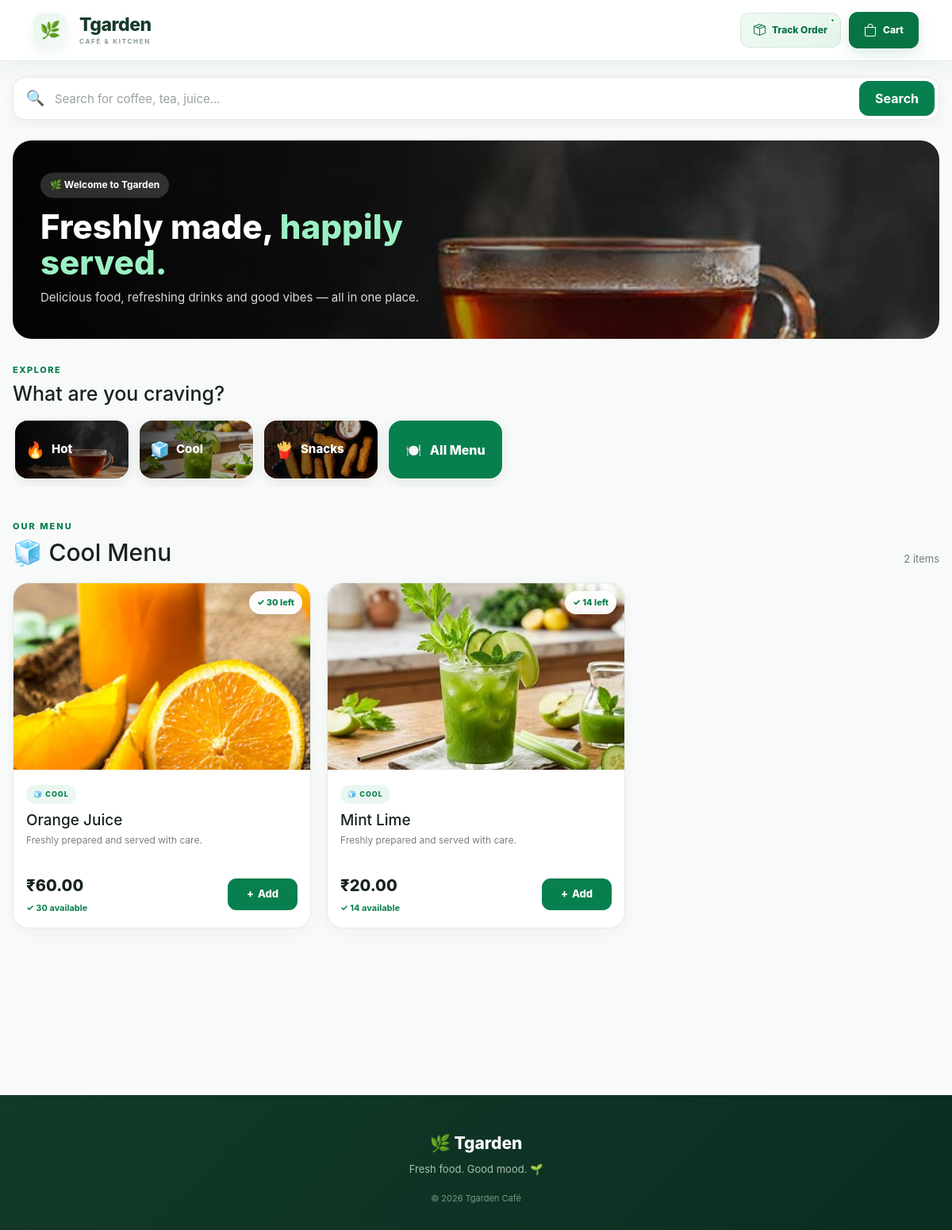
The page /?category=COOL on the database as committed earlier.
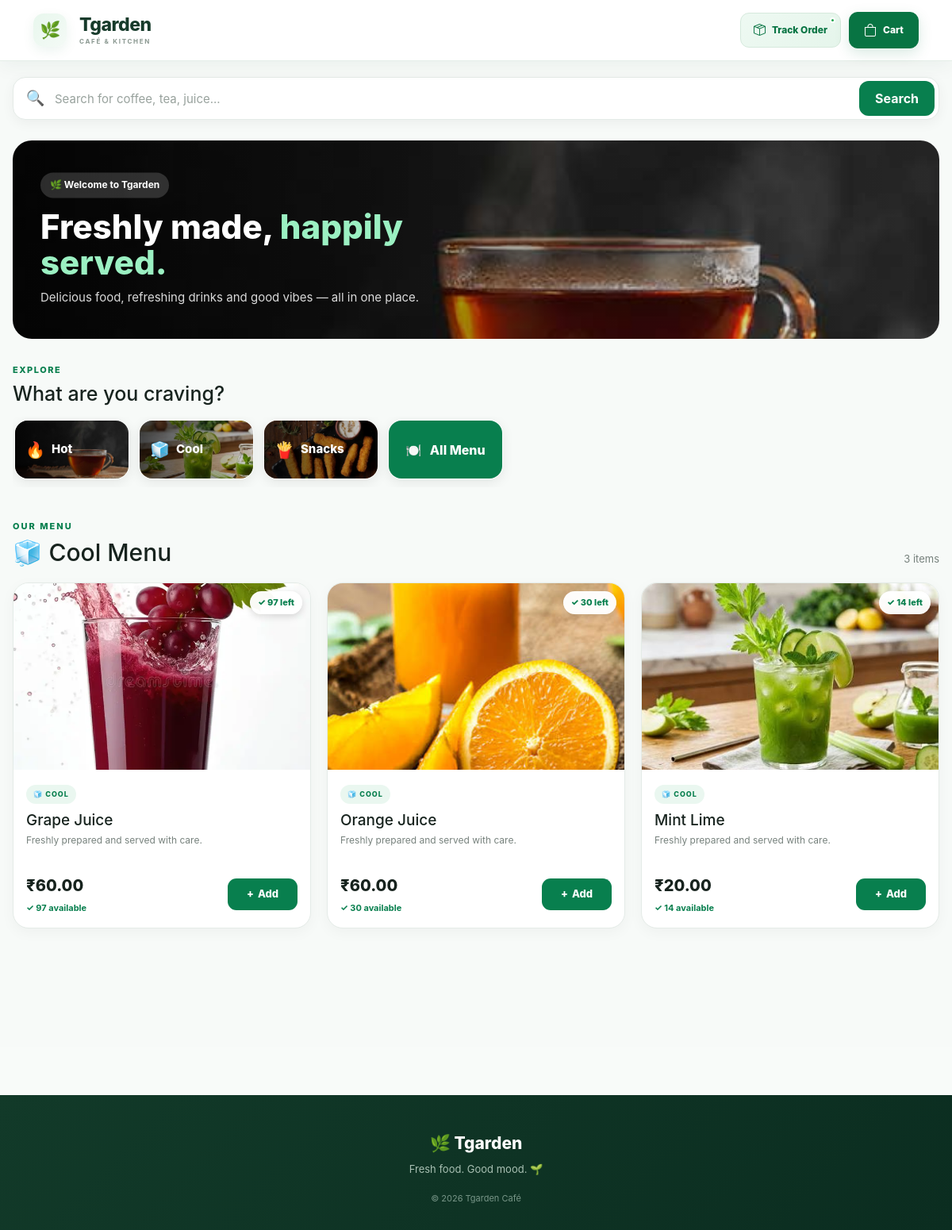
The same page on the database as committed later.
### cafe/models.py (models this page shows, shortened)
class Product(models.Model):
    CATEGORY_CHOICES = [
        ("HOT", "Hot"),
        ("COOL", "Cool"),
        ("SNACKS", "Snacks"),
    ]
    name = models.CharField(
        max_length=200
    )
    description = models.TextField(
        blank=True
    )
    price = models.DecimalField(
        max_digits=10,
        decimal_places=2
    )
    image = models.ImageField(
        upload_to="products/",
        blank=True,
        null=True
    )
    category = models.CharField(
        max_length=20,
        choices=CATEGORY_CHOICES,
        default="SNACKS"
    )
    is_available = models.BooleanField(
        default=True
    )
    created_at = models.DateTimeField(
        auto_now_add=True
    )
    stock = models.PositiveIntegerField(
        default=0,
        verbose_name="Available Quantity"
    )
    class Meta:
        ordering = ["-created_at"]

### cafe/views.py (the view)
@ensure_csrf_cookie
def home(request):
    search_query = request.GET.get(
        "q",
        ""
    ).strip()
    category = request.GET.get(
        "category",
        ""
    ).upper()
    products = Product.objects.filter(
        is_available=True
    )
    if search_query:
        products = products.filter(
            Q(name__icontains=search_query) |
            Q(description__icontains=search_query)
        )
    if category in [
        "HOT",
        "COOL",
        "SNACKS"
    ]:
        products = products.filter(
            category=category
        )
    cart = request.session.get(
        "cart",
        {}
    )
    cart_count = sum(
        int(quantity)
        for quantity in cart.values()
    )
    return render(
        request,
        "cafe/home.html",
        {
            "products": products,
            "cart_count": cart_count,
            "search_query": search_query,
            "selected_category": category,
        }
    )

### cafe/templates/cafe/home.html (shortened to what the changed rows need)
{% extends "cafe/base.html" %}
{% load static %}
{% block content %}
<div class="tg-page">
    <section>
        <div class="tg-container">
            <div class="tg-hero">
                <div class="tg-hero-content">
                    <h1>
                        Freshly made,
                        <span>happily served.</span>
                    </h1>
                </div>
            </div>
        </div>
    </section>
    <section class="tg-category-section">
        <div class="tg-container">
            <div class="tg-section-title">
                <h2>
                    What are you craving?
                </h2>
            </div>
        </div>
    </section>
    <section
        class="tg-menu"
        id="menu"
    >
        <div class="tg-container">
            <div class="tg-menu-header">
                <div>
                    <span class="tg-menu-label">
                    </span>
                    {% if search_query %}
                        <h2>
                            Results for "{{ search_query }}"
                        </h2>
                    {% elif selected_category == "HOT" %}
                        <h2>
                            🔥 Hot Menu
                        </h2>
                    {% elif selected_category == "COOL" %}
                        <h2>
                            🧊 Cool Menu
                        </h2>
                    {% elif selected_category == "SNACKS" %}
                        <h2>
                            🍟 Snacks Menu
                        </h2>
                    {% else %}
                        <h2>
                            All favourites
                        </h2>
                    {% endif %}
                </div>
                <span class="tg-product-count">
                    {{ products|length }} items
                </span>
            </div>
            <div class="tg-product-grid">
                {% for product in products %}
                <article
                    class="tg-product-card"
                    data-product-id="{{ product.id }}"
                    data-stock="{{ product.stock }}"
                >
                    <div class="tg-product-image">
                        {% if product.image %}
                            <img
                                src="{{ product.image.url }}"
                                alt="{{ product.name }}"
                                loading="lazy"
                            >
                        {% else %}
                            <div class="tg-no-image">
                                🌿
                            </div>
                        {% endif %}
                        {% if product.stock > 0 %}
                            {% if product.stock <= 3 %}
                                <span class="tg-stock-badge low">
                                    🔥 {{ product.stock }} left
                                </span>
                            {% else %}
                                <span class="tg-stock-badge">
                                    ✓ {{ product.stock }} left
                                </span>
                            {% endif %}
                        {% else %}
                            <span class="tg-stock-badge sold">
                                Sold Out
                            </span>
                        {% endif %}
                    </div>
                    <div class="tg-product-body">
                        <span class="tg-product-category">
                            {% if product.category == "HOT" %}
                                🔥 HOT
                            {% elif product.category == "COOL" %}
                                🧊 COOL
                            {% else %}
                                🍟 SNACKS
                            {% endif %}
                        </span>
                        <h3 class="tg-product-name">
                            {{ product.name }}
                        </h3>
                        <p class="tg-product-description">
                            {% if product.description %}
                                {{ product.description }}
                            {% else %}
                                Freshly prepared and served with care.
                            {% endif %}
                        </p>
                        <div class="tg-product-footer">
                            <div>
                                <strong class="tg-price">
                                    ₹{{ product.price }}
                                </strong>
                                {% if product.stock > 0 %}
                                    {% if product.stock <= 3 %}
                                        <div class="tg-stock-info low">
                                            🔥 Only
                                            {{ product.stock }}
                                            left
                                        </div>
                                    {% else %}
                                        <div class="tg-stock-info">
                                            ✓
                                            {{ product.stock }}
                                            available
                                        </div>
                                    {% endif %}
                                {% else %}
                                    <div class="tg-stock-info sold">
                                        ✕ Sold Out
                                    </div>
                                {% endif %}
                            </div>
                            {% if product.stock > 0 and product.is_available %}
                                <button
                                    type="button"
                                    class="tg-add-button"
                                    data-product-id="{{ product.id }}"
                                    data-product-name="{{ product.name }}"
                                    data-url="{% url 'add_to_cart' product.id %}"
                                    onclick="tgAddToCart(this)"
                                >
                                    <span>+</span>
                                    Add
                                </button>
                            {% endif %}
                        </div>
                    </div>
                </article>
                {% endfor %}
            </div>
        </div>
    </section>
</div>
{% endblock %}

Rows that differ between the two databases and show on the page:
added Product: image (picture), stock "97", category "🧊 COOL", name "Grape Juice", description "Freshly prepared and served with care.", price "60.00"
Other text that changed with them:
{{ products|length }}: "2" → "3"
